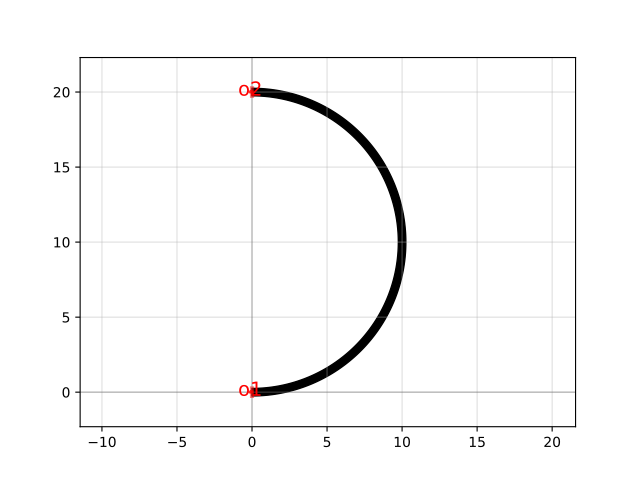

The script that drew this image:
import gdsfactory as gf

c = gf.components.bend_circular180(angle=180, npoints=720, with_bbox=True, cross_section='strip')
c.plot()
